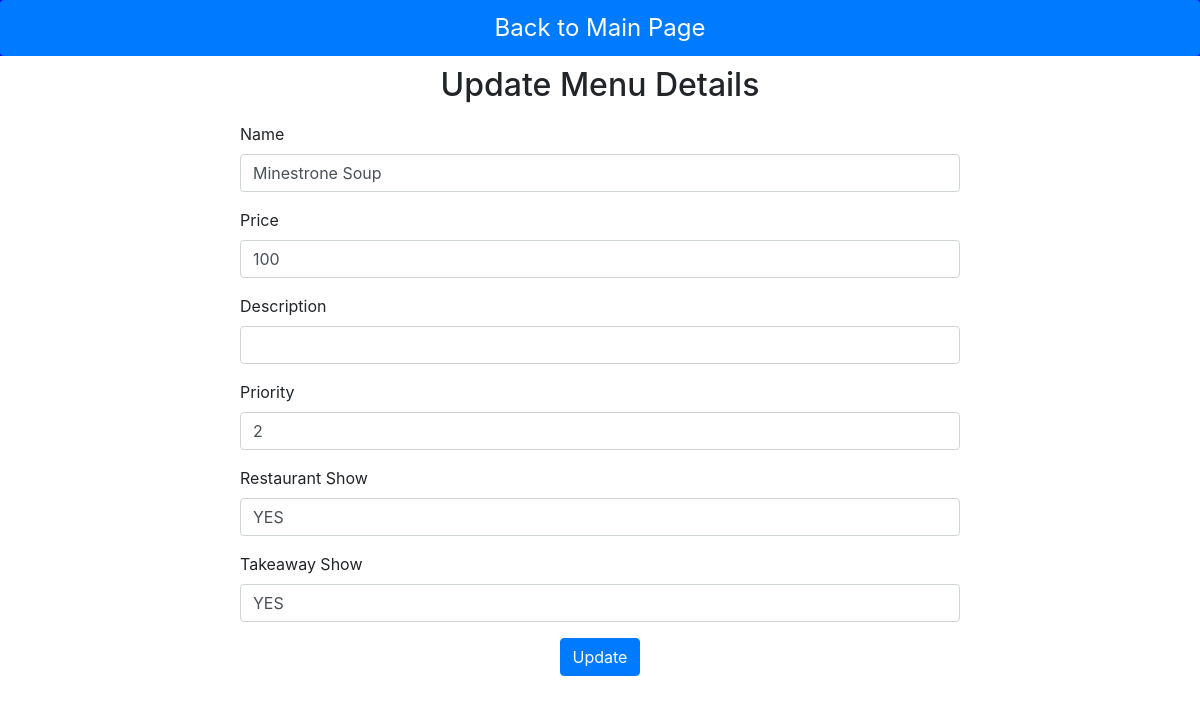
/admin/update_menu_item.php?mid=19, run on the app's committed database.
### tables this page shows
CREATE TABLE `menu` (
  `mid` int(10) NOT NULL,
  `name` varchar(150) NOT NULL,
  `image` varchar(250) NOT NULL,
  `description` varchar(250) NOT NULL,
  `priority` int(10) NOT NULL,
  `restaurant_show` varchar(10) NOT NULL,
  `takeaway_show` varchar(10) NOT NULL,
  `price` int(10) NOT NULL,
  `type` int(11) NOT NULL
);

### admin/update_menu_item.php (the view, shortened to what this page needs)
<?php
    require 'db.php';
    $id = $_GET['mid'];
    $q = mysqli_query($con,"select * from menu where mid =$id");
    while($r = mysqli_fetch_array($q)){
?><html>
    <head>
        <link rel="stylesheet" href="https://maxcdn.bootstrapcdn.com/bootstrap/4.5.2/css/bootstrap.min.css">
    </head>
    <body>
         <nav class="nav nav-pills flex-column flex-sm-row">
  <a class="flex-sm-fill text-sm-center nav-link active" href="view_menu.php">Back to Main Page</a>
</nav>
        <h2> Update Menu Details </h2>
        <form method="post" action="#">
            <div class="form-group">
                <label> Name </label>
                <input type="text" class="form-control" id="exampleInputEmail1" name="name" value="<?php echo $r['name']; ?>">
            </div>
            <div class="form-group">
                <label for="exampleInputEmail1">Price</label>
                <input type="text" class="form-control" id="exampleInputEmail1" name="price" value="<?php echo $r['price']; ?>" >
            </div>
            <div class="form-group">
                <label>Description </label>
                <input type="text" class="form-control" id="exampleInputEmail1" name="description" value="<?php echo $r['description']; ?>" >
            </div>
            <div class="form-group">
                <label>Priority </label>
                <input type="number" max="5" min="1" name="prio" class="form-control" value="<?php echo $r['priority']; ?>" />
            </div>
            <div class="form-group">
                <label>Restaurant Show</label>
                <input type="text" class="form-control" id="exampleInputEmail1" name="restaurant_show" value="<?php echo $r['restaurant_show']; ?>" max="1000" min="50" />
            </div>
            <div class="form-group">
                <label>Takeaway Show</label>
                <input type="text" class="form-control" id="exampleInputEmail1" name="takeaway_show" value="<?php echo $r['takeaway_show']; ?>" />
            </div>
            <center>
                <button type="submit" name= "submit" class="btn btn-primary">Update</button>
           </center>
        </form>
        <?php } ?>
    </body>
</html>

### admin/update_menu_item.php (style rules this page uses)
h2 { padding: 10px; text-align: center; }
.form-group { margin-right: 20%; margin-left: 20%; }
.nav { background-color: blue; color: white; font-size: 24px; width: 100%; }
.nav a { color: white; font-size: 24px; text-decoration: none; padding : 10px; }

### data on the page
menu: name "Minestrone Soup", price "100", prio "2", restaurant_show "YES", takeaway_show "YES"
